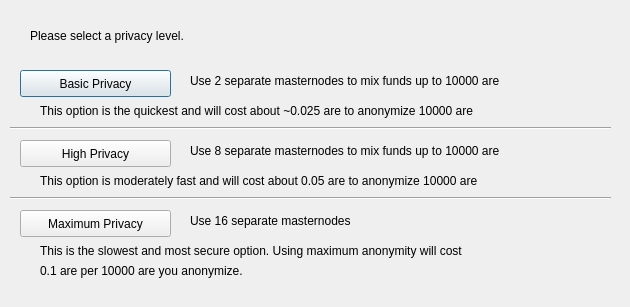
<?xml version="1.0" encoding="UTF-8"?>
<ui version="4.0">
 <class>DarksendConfig</class>
 <widget class="QDialog" name="DarksendConfig">
  <property name="geometry">
   <rect>
    <x>0</x>
    <y>0</y>
    <width>630</width>
    <height>307</height>
   </rect>
  </property>
  <property name="windowTitle">
   <string>Configure Darksend</string>
  </property>
  <widget class="QPushButton" name="buttonBasic">
   <property name="geometry">
    <rect>
     <x>20</x>
     <y>70</y>
     <width>151</width>
     <height>27</height>
    </rect>
   </property>
   <property name="text">
    <string>Basic Privacy</string>
   </property>
  </widget>
  <widget class="QPushButton" name="buttonHigh">
   <property name="geometry">
    <rect>
     <x>20</x>
     <y>140</y>
     <width>151</width>
     <height>27</height>
    </rect>
   </property>
   <property name="text">
    <string>High Privacy</string>
   </property>
  </widget>
  <widget class="QPushButton" name="buttonMax">
   <property name="geometry">
    <rect>
     <x>20</x>
     <y>210</y>
     <width>151</width>
     <height>27</height>
    </rect>
   </property>
   <property name="text">
    <string>Maximum Privacy</string>
   </property>
  </widget>
  <widget class="QLabel" name="label">
   <property name="geometry">
    <rect>
     <x>30</x>
     <y>20</y>
     <width>571</width>
     <height>31</height>
    </rect>
   </property>
   <property name="text">
    <string>Please select a privacy level.</string>
   </property>
  </widget>
  <widget class="QLabel" name="label_2">
   <property name="geometry">
    <rect>
     <x>190</x>
     <y>70</y>
     <width>421</width>
     <height>21</height>
    </rect>
   </property>
   <property name="text">
    <string>Use 2 separate masternodes to mix funds up to 10000 are</string>
   </property>
  </widget>
  <widget class="QLabel" name="label_3">
   <property name="geometry">
    <rect>
     <x>190</x>
     <y>140</y>
     <width>411</width>
     <height>21</height>
    </rect>
   </property>
   <property name="text">
    <string>Use 8 separate masternodes to mix funds up to 10000 are</string>
   </property>
  </widget>
  <widget class="QLabel" name="label_4">
   <property name="geometry">
    <rect>
     <x>190</x>
     <y>210</y>
     <width>421</width>
     <height>21</height>
    </rect>
   </property>
   <property name="text">
    <string>Use 16 separate masternodes</string>
   </property>
  </widget>
  <widget class="QLabel" name="label_6">
   <property name="geometry">
    <rect>
     <x>40</x>
     <y>100</y>
     <width>561</width>
     <height>21</height>
    </rect>
   </property>
   <property name="text">
    <string>This option is the quickest and will cost about ~0.025 are to anonymize 10000 are</string>
   </property>
  </widget>
  <widget class="QLabel" name="label_7">
   <property name="geometry">
    <rect>
     <x>40</x>
     <y>170</y>
     <width>561</width>
     <height>21</height>
    </rect>
   </property>
   <property name="text">
    <string>This option is moderately fast and will cost about 0.05 are to anonymize 10000 are</string>
   </property>
  </widget>
  <widget class="QLabel" name="label_8">
   <property name="geometry">
    <rect>
     <x>40</x>
     <y>240</y>
     <width>561</width>
     <height>21</height>
    </rect>
   </property>
   <property name="text">
    <string>This is the slowest and most secure option. Using maximum anonymity will cost</string>
   </property>
  </widget>
  <widget class="QLabel" name="label_9">
   <property name="geometry">
    <rect>
     <x>40</x>
     <y>260</y>
     <width>561</width>
     <height>21</height>
    </rect>
   </property>
   <property name="text">
    <string>0.1 are per 10000 are you anonymize.</string>
   </property>
  </widget>
  <widget class="Line" name="line">
   <property name="geometry">
    <rect>
     <x>10</x>
     <y>120</y>
     <width>601</width>
     <height>16</height>
    </rect>
   </property>
   <property name="orientation">
    <enum>Qt::Horizontal</enum>
   </property>
  </widget>
  <widget class="Line" name="line_2">
   <property name="geometry">
    <rect>
     <x>10</x>
     <y>190</y>
     <width>601</width>
     <height>16</height>
    </rect>
   </property>
   <property name="orientation">
    <enum>Qt::Horizontal</enum>
   </property>
  </widget>
 </widget>
 <resources/>
 <connections/>
</ui>
